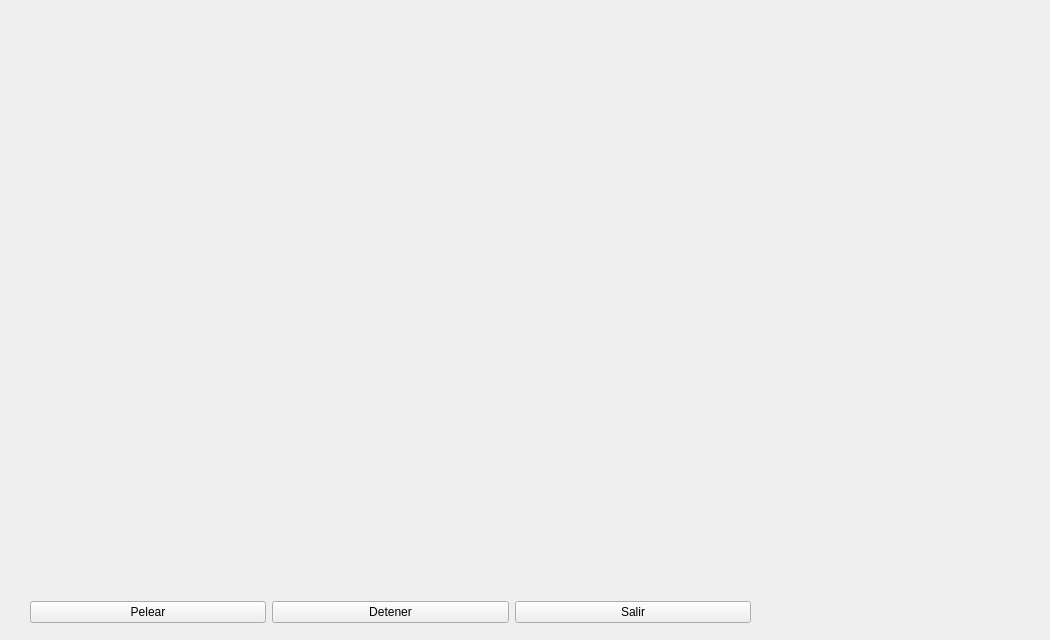
<?xml version="1.0" encoding="UTF-8"?>
<ui version="4.0">
 <class>MainWindow</class>
 <widget class="QMainWindow" name="MainWindow">
  <property name="geometry">
   <rect>
    <x>0</x>
    <y>0</y>
    <width>1050</width>
    <height>640</height>
   </rect>
  </property>
  <property name="windowTitle">
   <string>MainWindow</string>
  </property>
  <widget class="QWidget" name="centralwidget">
   <widget class="QWidget" name="layoutWidget">
    <property name="geometry">
     <rect>
      <x>30</x>
      <y>600</y>
      <width>721</width>
      <height>25</height>
     </rect>
    </property>
    <layout class="QHBoxLayout" name="horizontalLayout">
     <item>
      <widget class="QPushButton" name="pushButton">
       <property name="text">
        <string>Pelear</string>
       </property>
      </widget>
     </item>
     <item>
      <widget class="QPushButton" name="pushButton_2">
       <property name="text">
        <string>Detener</string>
       </property>
      </widget>
     </item>
     <item>
      <widget class="QPushButton" name="pushButton_3">
       <property name="text">
        <string>Salir</string>
       </property>
      </widget>
     </item>
    </layout>
   </widget>
   <widget class="QWidget" name="widget" native="true">
    <property name="geometry">
     <rect>
      <x>0</x>
      <y>0</y>
      <width>1050</width>
      <height>600</height>
     </rect>
    </property>
    <property name="styleSheet">
     <string notr="true">background-image: url(:/imgs/ValleDelFin.png);</string>
    </property>
    <widget class="QLabel" name="label2">
     <property name="geometry">
      <rect>
       <x>20</x>
       <y>20</y>
       <width>50</width>
       <height>75</height>
      </rect>
     </property>
     <property name="styleSheet">
      <string notr="true">background-image: url(:/imgs/Sasuke3.png);
</string>
     </property>
     <property name="text">
      <string/>
     </property>
    </widget>
    <widget class="QLabel" name="label">
     <property name="geometry">
      <rect>
       <x>990</x>
       <y>20</y>
       <width>50</width>
       <height>75</height>
      </rect>
     </property>
     <property name="styleSheet">
      <string notr="true">background-image: url(:/imgs/Naruto3.png);
</string>
     </property>
     <property name="text">
      <string/>
     </property>
    </widget>
   </widget>
  </widget>
 </widget>
 <resources/>
 <connections/>
</ui>
